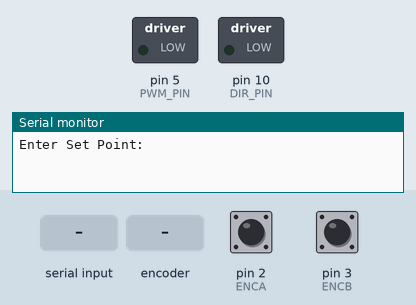
This sketch was run on a simulated Arduino Uno, built with avr-gcc and run on an emulated ATmega328P. On the bench: switched loads named in the sketch (green lamp = pin HIGH), the last lines printed to the serial monitor. The inputs (shaded band) are chosen by the test bench; at power-on: pin 2 (ENCA) HIGH, pin 3 (ENCB) HIGH.

Above: at 0.9 s.
1.0 s: "1\n" received over Serial
At 1.15 s:
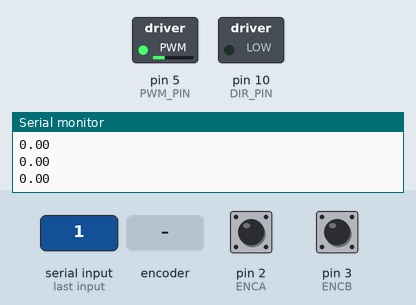
4.0 s: rotary encoder on pin 2 (ENCA) / pin 3 (ENCB) turned 3 steps (first pin leading)
6.1 s: "5\n" received over Serial
At 7.29 s:
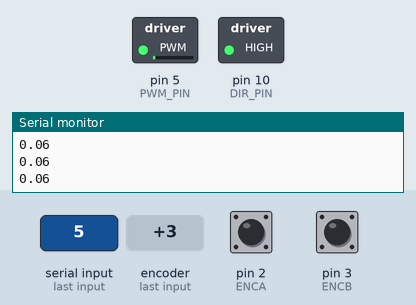
9.1 s: "90,45,200\n" received over Serial
At 12.3 s:
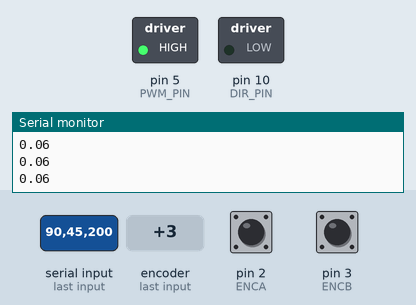
Timing chart, 0 to 13.1 s (numbered marks = the images above; inputs shaded):
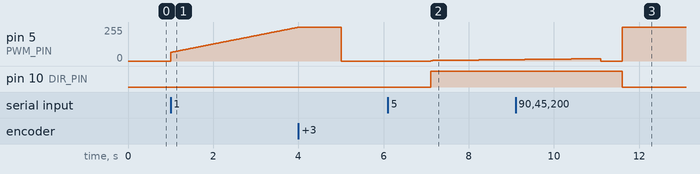

Measured:
- after the input at 1.0 s, pin 5 (PWM_PIN): moves from 0/255 to 253/255 over 3.0 s, starting at once
- after the input at 6.1 s, pin 5 (PWM_PIN): moves from 0/255 to 11/255 over 1.9 s, starting after 1.0 s; pin 10 (DIR_PIN): LOW → HIGH after 1.0 s
- after the input at 9.1 s, pin 10 (DIR_PIN): HIGH → LOW after 2.5 s

The sketch:

online_PID_code.ino
```cpp
#include "main.h"

// PID constants
 float kp = 65.1;
 float ki = 63;
 float kd = 2.1;
 //float x=ki;

//PID variables
long start_time=0;
volatile int posi = 0; //current position
long prevT = 0;        //previous time
float eprev = 0;       //previous error
float eintegral = 0;   //integral error
float setpoint=0;      //target position

void setup()
{
  Serial.begin(9600);
  //Encoder
  pinMode(ENCA,INPUT_PULLUP);
  pinMode(ENCB,INPUT_PULLUP);
  //motor
  pinMode(PWM_PIN,OUTPUT);
  pinMode(DIR_PIN,OUTPUT);
  //interrupts
  attachInterrupt(digitalPinToInterrupt(ENCA),readEncoder1,RISING);
  attachInterrupt(digitalPinToInterrupt(ENCB),readEncoder2,RISING);


 /* Serial.println("Enter controllers constant :");
  delay(500);

  Serial.println("Enter Kp: ");
  while (!Serial.available());
  kp=Serial.parseFloat();
  Serial.println(kp);
  delay(100);


  while (!Serial.available());
  ki=Serial.parseFloat();
  Serial.println("Enter Ki:");
  while (!Serial.available());
  ki=Serial.parseFloat();
  Serial.println(ki);
  delay(100);


  while (!Serial.available());
  kd=Serial.parseFloat();
  Serial.println("Enter Kd: ");
  while (!Serial.available());
  kd=Serial.parseFloat();
  Serial.println(kd);
  delay(100);


  while (!Serial.available());
  setpoint=Serial.parseFloat();*/
  Serial.println("Enter Set Point: ");
  while (!Serial.available());
  setpoint=Serial.parseFloat();


 /* kp= (-0.5  * abs(setpoint) +80) ;
  ki= (-0.05 * abs(setpoint) + 4.45) ;
  kd= (0.01  *abs(setpoint)-0.045) ;*/


  //x=ki;
  start_time=millis();
  prevT = micros();

}

void loop()
{

  if ( millis() - start_time < 4000)
  {

  // time difference
  long currT = micros();
  float deltaT = ((float) (currT - prevT))/( 1.0e6 );
  prevT = currT;

  // Read the position
  double pos = 0;

  /*interrupt sandwich*/
  noInterrupts();
  pos = ( double(posi) / 102.313892 ); //102.3 = NO. of encoder pulses for 1 cm.
  interrupts();

  // error
  double e = setpoint - pos;
  // derivative
  float dedt = (e-eprev) / (deltaT);
  // integral
  eintegral = eintegral + e*deltaT;
  // control signalt
  float ControlSignal = kp*e + kd*dedt + ki*eintegral;
  // motor direction
  int dir = 1;
  if (ControlSignal < 0)  dir = -1;


  // motor power
  float pwr = fabs(ControlSignal);
  if( pwr >= 255 )
  {
    pwr = 255;
    //Anti_Windup
     eintegral -= e*deltaT;
  }
 /*  if ( e * ControlSignal > 0)
         ki=0;

    else ki=x;
  }
   else ki = x;*/

  // signal the motor
  setMotor(dir,pwr);
  // store previous error
  eprev = e;

  Serial.print(pos);
  Serial.println();
  }

  else
  {
     analogWrite(PWM_PIN,0);
     delay(500);

    //enter new set point
     while (!Serial.available());
     setpoint=Serial.parseFloat();
     Serial.println("Enter Set Point: ");
     while (!Serial.available());
     setpoint=Serial.parseFloat();


 /*    //get new control paramters
     kp= (-0.5  * abs(setpoint) +80)   ;
     ki= (-0.05 * abs(setpoint) + 4.45);
     kd= (0.01  *abs(setpoint)-0.045)  ;*/


     eintegral  = 0;
     eprev      = 0;
     start_time = millis();
     prevT      = micros();
   }

}
```

main.cpp
```cpp
#if ARDUINO >= 100
#include "Arduino.h"
#else
#include "WProgram.h"
#endif

#include "main.h"
void setMotor(int dir, int pwmVal)
{
  analogWrite(PWM_PIN,pwmVal);
  if(dir == 1)
    digitalWrite(DIR_PIN,LOW);

  else if(dir == -1)
    digitalWrite(DIR_PIN,HIGH);


}

void readEncoder1()
{
   int b = digitalRead(ENCB);
   if(b > 0)
    posi--;

   else
    posi++;
}

void readEncoder2()
{
   int b = digitalRead(ENCA);
   if(b > 0)
    posi++;

   else
    posi--;
}
```

main.h
```cpp
#pragma once
#ifndef main_h
#define main_h

#define ENCA 2
#define ENCB 3
#define PWM_PIN 5
#define DIR_PIN 10

extern volatile int posi;
void setMotor(int dir, int pwmVal);

void readEncoder1();

void readEncoder2();
#endif
```
